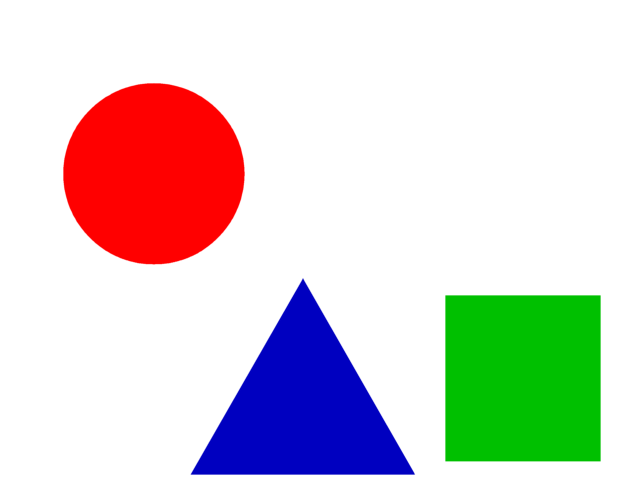
#> input picture origin.png, 640 x 480 px, given in place of the camera
$ python webcam_blue2.py
#> lines starting #> are read from the running program, lines starting #| are printed output that depends on the picture; after the words box and inside, x2 and y2 are one past the last pixel; in counts of white or black regions, pixels touching at a corner belong together
'''
    0 <------ pan left(pan++) ------- > 300   320 <------ pan right(pan--) ------------> 640
  0 +------------------------------------+-----+-----+------------------------------------+
    |                                    |     |     |                ^                   |
    |                                    |     |     |                |                   |
    |                                    |     |     |          tilt up(tilt--)           |
    |                                    |     |     |                |                   |
    |                                    |     |     |                v                   |
220 +------------------------------------+-----+-----+------------------------------------+
    |                                    |     |     |                                    |
    |                                    |     |     |                                    |
240 +------------------------------------+-----+-----+------------------------------------+
    |                                    |     |     |                                    |
    |                                    |     |     |                                    |
260 +------------------------------------+-----+-----+------------------------------------+
    |                                    |     |     |                ^                   |
    |                                    |     |     |                |                   |
    |                                    |     |     |                                    |
    |                                    |     |     |          tilt down(tilt++)         |
    |                                    |     |     |                |                   |
    |                                    |     |     |                v                   |
480 +------------------------------------+-----+-----+------------------------------------+

'''
import cv2
import serial
import numpy as np
sp = serial.Serial('COM4',9600,timeout = 1)

margin_x =int(20)
margin_y =int(20)
cam_center_x = 320
cam_center_y = 240

pos_x = 90
pos_y = 90

_pos_x = 90
_pos_y = 90

webcam = cv2.VideoCapture(0)

if not webcam.isOpened():
    print("Could not open webcam")
    exit()

while webcam.isOpened():
    status, frame = webcam.read()
#> frame is the input picture: shape (480, 640, 3); mean B, G, R 207.7, 210, 215.3
    if not status:
        break

    frame_flipped = cv2.flip(frame, 1)  # 좌우 반전
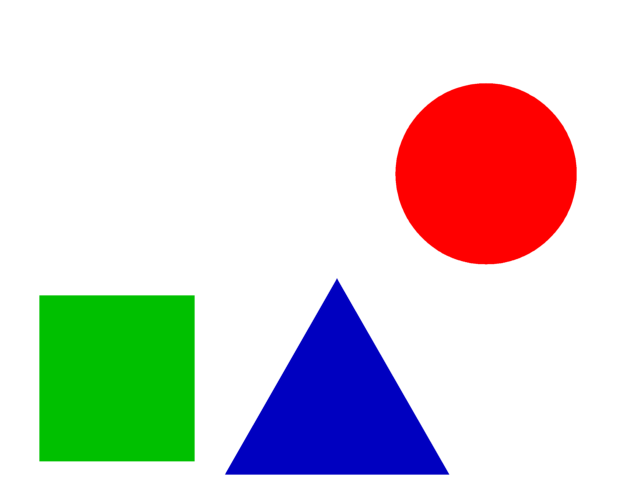
#> frame_flipped: shape (480, 640, 3); mean B, G, R 207.7, 210, 215.3

    hsv = cv2.cvtColor(frame_flipped, cv2.COLOR_BGR2HSV)
#> hsv: shape (480, 640, 3); mean H, S, V 13.9, 61, 245.2
    lower_blue = np.array([100, 100, 120])
    upper_blue = np.array([150, 255, 255])
    mask = cv2.inRange(hsv, lower_blue, upper_blue)
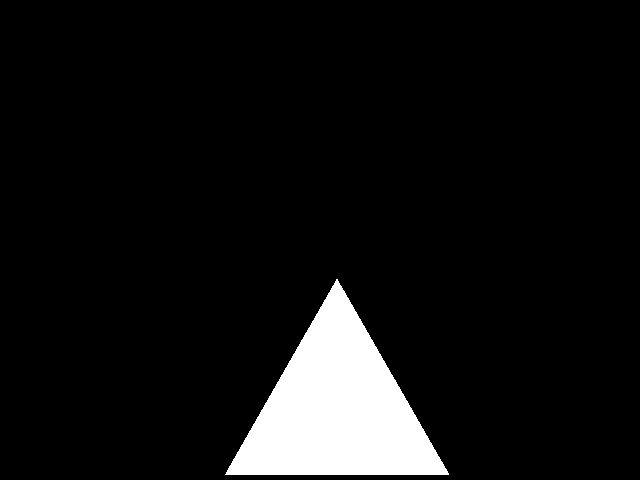
#> mask: shape (480, 640); 7.2% white; 1 white region, box (x1, y1, x2, y2) and area: (225, 279, 449, 475) 22127
    res = cv2.bitwise_and(frame_flipped, frame_flipped, mask=mask)
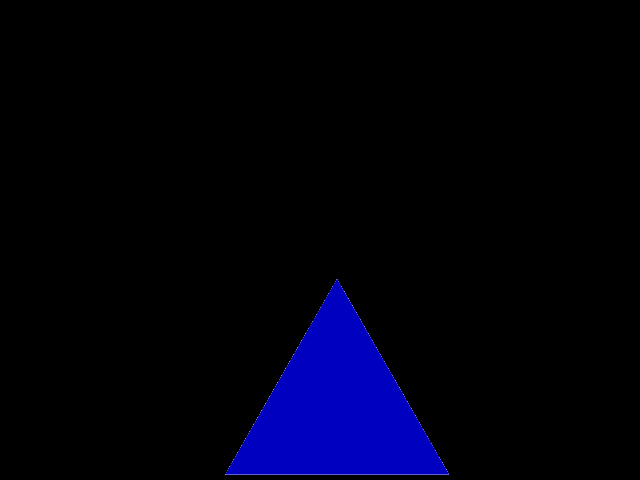
#> res: shape (480, 640, 3); mean B, G, R 13.9, 0.1, 0.1

    gray = cv2.cvtColor(res, cv2.COLOR_BGR2GRAY)
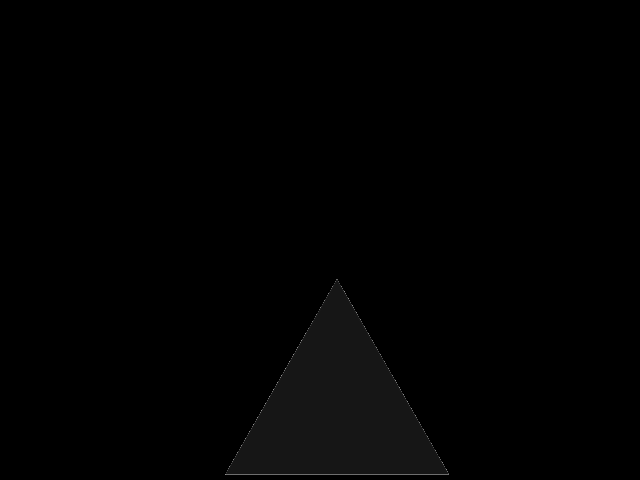
#> gray: shape (480, 640); min 0, max 146, mean 1.7
    _, bin = cv2.threshold(gray, 30, 255, cv2.THRESH_BINARY)
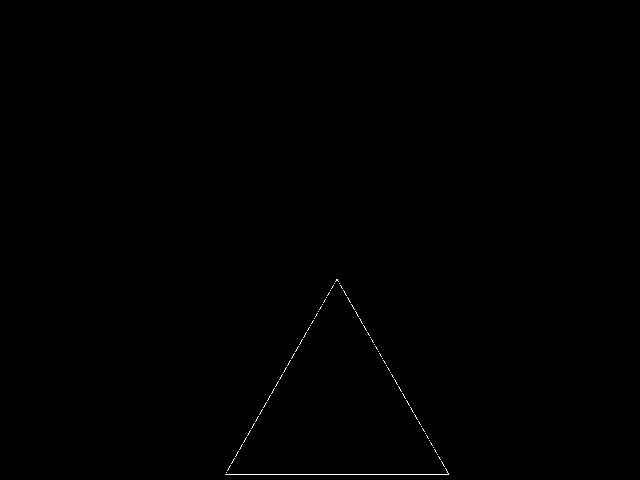
#> bin: shape (480, 640); 0.18% white in thin lines or dots, all inside (x1, y1, x2, y2) = (225, 279, 449, 475)
    contours, _ = cv2.findContours(bin, cv2.RETR_EXTERNAL, cv2.CHAIN_APPROX_SIMPLE)
#> contours = 76 contours, all with area under 20

    largest_contour = None
    largest_area = 0

    COLOR = (0, 255, 0)
    for cnt in contours:
        area = cv2.contourArea(cnt)
        if area > largest_area:
            largest_area = area
            largest_contour = cnt
#> this loop made 76 passes
#> (area, largest_area) on passes 2, 76: (0.5, 0.5), (1, 1)
#> area on passes 3, 4, 5, 6, 8, 9: 0, 0, 0, 0, 0, 0
#> after the loop, largest_area = 1; largest_contour = [[336, 279], [336, 280], [335, 281], [336, 280], [337, 280], [338, 281], [337, 280], [337, 279]]

    if largest_contour is not None:
        if largest_area > 500:
            x, y, width, height = cv2.boundingRect(largest_contour)
            cv2.rectangle(frame_flipped, (x, y), (x + width, y + height), COLOR, 2)
            center_x = x + width // 2
            center_y = y + height // 2
            print("center: ( %s, %s )" % (center_x, center_y))
            if center_x > 300 and center_x < 340 and center_y > 220 and center_y < 260:
                print("stop")
            else:
                if center_x < cam_center_x - margin_x :
                    print("pan right : ", end=' ')
                    print(cam_center_x - center_x)
                    if pos_x + 1 <= 640:
                        pos_x = pos_x + 1
                        _pos_x = pos_x
                    else:
                        pos_x = 640
                        _pos_x = pos_x
                elif center_x > cam_center_x + margin_x:
                    print("pan left : ", end=' ')
                    print(center_x - cam_center_x)
                    if pos_x - 1 >= 0:
                        pos_x = pos_x - 1
                        _pos_x = pos_x
                    else:
                        pos_x = 0
                        _pos_x = pos_x
                else:
                    print("pan stop")
                    pos_x = _pos_x
                if center_y < cam_center_y - margin_y:
                    print("tilt down : ", end=' ')
                    print(cam_center_y - center_y)
                    if pos_y + 1 <= 480:
                        pos_y = pos_y + 1
                        _pos_y = pos_y
                    else:
                        pos_y = 480
                        _pos_y = pos_y
                elif center_y > cam_center_y + margin_y:
                    print("tilt up : ", end=' ')
                    print(center_y - cam_center_y)
                    if pos_y - 1 >= 0:
                        pos_y = pos_y - 1
                        _pos_y = pos_y
                    else:
                        pos_y = 0
                        _pos_y = pos_y
                else:
                    print("tilt stop")
                    pos_y = _pos_y

                tx_dat = "pan" + str(pos_x)
                sp.write(tx_dat.encode())

    cv2.imshow("VideoFrame", frame_flipped)

    k = cv2.waitKey(5) & 0xFF
#> (key Esc is pressed here)

    if k == 27:
        break

webcam.release()
cv2.destroyAllWindows()
